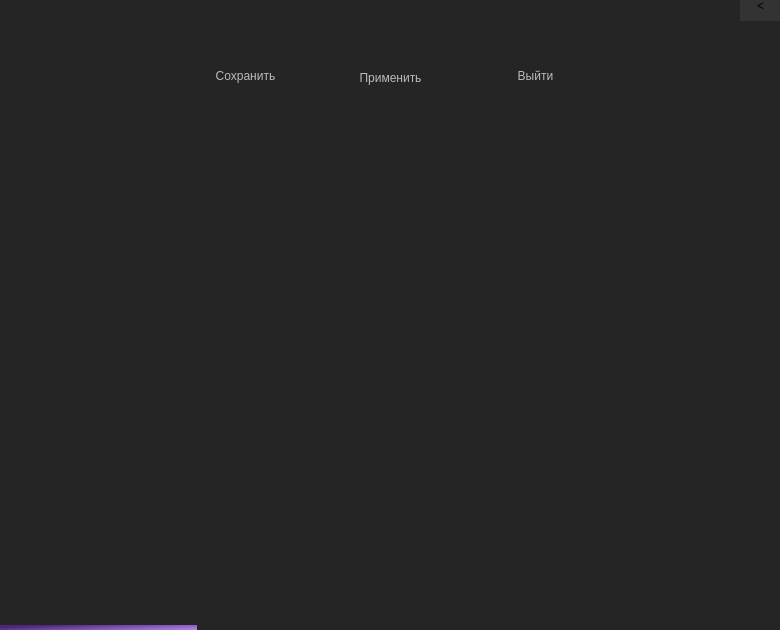
<?xml version="1.0" encoding="UTF-8"?>
<ui version="4.0">
 <class>questions</class>
 <widget class="QDialog" name="questions">
  <property name="geometry">
   <rect>
    <x>0</x>
    <y>0</y>
    <width>780</width>
    <height>630</height>
   </rect>
  </property>
  <property name="sizePolicy">
   <sizepolicy hsizetype="Expanding" vsizetype="Preferred">
    <horstretch>0</horstretch>
    <verstretch>0</verstretch>
   </sizepolicy>
  </property>
  <property name="minimumSize">
   <size>
    <width>780</width>
    <height>630</height>
   </size>
  </property>
  <property name="maximumSize">
   <size>
    <width>780</width>
    <height>630</height>
   </size>
  </property>
  <property name="palette">
   <palette>
    <active>
     <colorrole role="WindowText">
      <brush brushstyle="SolidPattern">
       <color alpha="255">
        <red>183</red>
        <green>185</green>
        <blue>197</blue>
       </color>
      </brush>
     </colorrole>
     <colorrole role="Button">
      <brush brushstyle="SolidPattern">
       <color alpha="255">
        <red>222</red>
        <green>222</green>
        <blue>226</blue>
       </color>
      </brush>
     </colorrole>
     <colorrole role="Text">
      <brush brushstyle="SolidPattern">
       <color alpha="255">
        <red>225</red>
        <green>225</green>
        <blue>229</blue>
       </color>
      </brush>
     </colorrole>
     <colorrole role="BrightText">
      <brush brushstyle="SolidPattern">
       <color alpha="255">
        <red>183</red>
        <green>185</green>
        <blue>197</blue>
       </color>
      </brush>
     </colorrole>
     <colorrole role="ButtonText">
      <brush brushstyle="SolidPattern">
       <color alpha="255">
        <red>183</red>
        <green>185</green>
        <blue>197</blue>
       </color>
      </brush>
     </colorrole>
     <colorrole role="Base">
      <brush brushstyle="SolidPattern">
       <color alpha="255">
        <red>255</red>
        <green>255</green>
        <blue>255</blue>
       </color>
      </brush>
     </colorrole>
     <colorrole role="Window">
      <brush brushstyle="SolidPattern">
       <color alpha="255">
        <red>37</red>
        <green>37</green>
        <blue>38</blue>
       </color>
      </brush>
     </colorrole>
     <colorrole role="Link">
      <brush brushstyle="SolidPattern">
       <color alpha="255">
        <red>255</red>
        <green>255</green>
        <blue>255</blue>
       </color>
      </brush>
     </colorrole>
     <colorrole role="ToolTipText">
      <brush brushstyle="SolidPattern">
       <color alpha="255">
        <red>221</red>
        <green>221</green>
        <blue>225</blue>
       </color>
      </brush>
     </colorrole>
     <colorrole role="PlaceholderText">
      <brush brushstyle="SolidPattern">
       <color alpha="128">
        <red>225</red>
        <green>225</green>
        <blue>229</blue>
       </color>
      </brush>
     </colorrole>
    </active>
    <inactive>
     <colorrole role="WindowText">
      <brush brushstyle="SolidPattern">
       <color alpha="255">
        <red>183</red>
        <green>185</green>
        <blue>197</blue>
       </color>
      </brush>
     </colorrole>
     <colorrole role="Button">
      <brush brushstyle="SolidPattern">
       <color alpha="255">
        <red>222</red>
        <green>222</green>
        <blue>226</blue>
       </color>
      </brush>
     </colorrole>
     <colorrole role="Text">
      <brush brushstyle="SolidPattern">
       <color alpha="255">
        <red>225</red>
        <green>225</green>
        <blue>229</blue>
       </color>
      </brush>
     </colorrole>
     <colorrole role="BrightText">
      <brush brushstyle="SolidPattern">
       <color alpha="255">
        <red>183</red>
        <green>185</green>
        <blue>197</blue>
       </color>
      </brush>
     </colorrole>
     <colorrole role="ButtonText">
      <brush brushstyle="SolidPattern">
       <color alpha="255">
        <red>183</red>
        <green>185</green>
        <blue>197</blue>
       </color>
      </brush>
     </colorrole>
     <colorrole role="Base">
      <brush brushstyle="SolidPattern">
       <color alpha="255">
        <red>255</red>
        <green>255</green>
        <blue>255</blue>
       </color>
      </brush>
     </colorrole>
     <colorrole role="Window">
      <brush brushstyle="SolidPattern">
       <color alpha="255">
        <red>37</red>
        <green>37</green>
        <blue>38</blue>
       </color>
      </brush>
     </colorrole>
     <colorrole role="Link">
      <brush brushstyle="SolidPattern">
       <color alpha="255">
        <red>255</red>
        <green>255</green>
        <blue>255</blue>
       </color>
      </brush>
     </colorrole>
     <colorrole role="ToolTipText">
      <brush brushstyle="SolidPattern">
       <color alpha="255">
        <red>221</red>
        <green>221</green>
        <blue>225</blue>
       </color>
      </brush>
     </colorrole>
     <colorrole role="PlaceholderText">
      <brush brushstyle="SolidPattern">
       <color alpha="128">
        <red>225</red>
        <green>225</green>
        <blue>229</blue>
       </color>
      </brush>
     </colorrole>
    </inactive>
    <disabled>
     <colorrole role="WindowText">
      <brush brushstyle="SolidPattern">
       <color alpha="255">
        <red>120</red>
        <green>120</green>
        <blue>120</blue>
       </color>
      </brush>
     </colorrole>
     <colorrole role="Button">
      <brush brushstyle="SolidPattern">
       <color alpha="255">
        <red>222</red>
        <green>222</green>
        <blue>226</blue>
       </color>
      </brush>
     </colorrole>
     <colorrole role="Text">
      <brush brushstyle="SolidPattern">
       <color alpha="255">
        <red>120</red>
        <green>120</green>
        <blue>120</blue>
       </color>
      </brush>
     </colorrole>
     <colorrole role="BrightText">
      <brush brushstyle="SolidPattern">
       <color alpha="255">
        <red>183</red>
        <green>185</green>
        <blue>197</blue>
       </color>
      </brush>
     </colorrole>
     <colorrole role="ButtonText">
      <brush brushstyle="SolidPattern">
       <color alpha="255">
        <red>120</red>
        <green>120</green>
        <blue>120</blue>
       </color>
      </brush>
     </colorrole>
     <colorrole role="Base">
      <brush brushstyle="SolidPattern">
       <color alpha="255">
        <red>37</red>
        <green>37</green>
        <blue>38</blue>
       </color>
      </brush>
     </colorrole>
     <colorrole role="Window">
      <brush brushstyle="SolidPattern">
       <color alpha="255">
        <red>37</red>
        <green>37</green>
        <blue>38</blue>
       </color>
      </brush>
     </colorrole>
     <colorrole role="Link">
      <brush brushstyle="SolidPattern">
       <color alpha="255">
        <red>255</red>
        <green>255</green>
        <blue>255</blue>
       </color>
      </brush>
     </colorrole>
     <colorrole role="ToolTipText">
      <brush brushstyle="SolidPattern">
       <color alpha="255">
        <red>221</red>
        <green>221</green>
        <blue>225</blue>
       </color>
      </brush>
     </colorrole>
     <colorrole role="PlaceholderText">
      <brush brushstyle="SolidPattern">
       <color alpha="128">
        <red>0</red>
        <green>0</green>
        <blue>0</blue>
       </color>
      </brush>
     </colorrole>
    </disabled>
   </palette>
  </property>
  <property name="windowTitle">
   <string>Dialog</string>
  </property>
  <property name="styleSheet">
   <string notr="true">#questions {
	border-image:url(:/background.png) 
}</string>
  </property>
  <widget class="QPushButton" name="swish">
   <property name="geometry">
    <rect>
     <x>740</x>
     <y>-10</y>
     <width>41</width>
     <height>31</height>
    </rect>
   </property>
   <property name="styleSheet">
    <string notr="true">#swish {
background-color:rgb(51, 51, 52);
border: none;
}
#swish:pressed {
	background-color: #646464;
}</string>
   </property>
   <property name="text">
    <string>&lt;</string>
   </property>
  </widget>
  <widget class="QPushButton" name="logo">
   <property name="geometry">
    <rect>
     <x>0</x>
     <y>0</y>
     <width>31</width>
     <height>31</height>
    </rect>
   </property>
   <property name="styleSheet">
    <string notr="true">#logo {
background-color: none;
border: none;
border-image: url(:/icon.png);
}
</string>
   </property>
   <property name="text">
    <string/>
   </property>
  </widget>
  <widget class="QPushButton" name="execute">
   <property name="geometry">
    <rect>
     <x>780</x>
     <y>-10</y>
     <width>51</width>
     <height>31</height>
    </rect>
   </property>
   <property name="styleSheet">
    <string notr="true">#execute {
background-color:rgb(51, 51, 52);
border: none;

}
#execute:pressed {
	background-color: #646464;
}</string>
   </property>
   <property name="text">
    <string>x</string>
   </property>
  </widget>
  <widget class="QTextBrowser" name="Questions">
   <property name="geometry">
    <rect>
     <x>140</x>
     <y>110</y>
     <width>501</width>
     <height>171</height>
    </rect>
   </property>
   <property name="palette">
    <palette>
     <active>
      <colorrole role="Button">
       <brush brushstyle="SolidPattern">
        <color alpha="255">
         <red>37</red>
         <green>37</green>
         <blue>38</blue>
        </color>
       </brush>
      </colorrole>
      <colorrole role="Text">
       <brush brushstyle="SolidPattern">
        <color alpha="255">
         <red>227</red>
         <green>227</green>
         <blue>227</blue>
        </color>
       </brush>
      </colorrole>
      <colorrole role="Base">
       <brush brushstyle="SolidPattern">
        <color alpha="255">
         <red>37</red>
         <green>37</green>
         <blue>38</blue>
        </color>
       </brush>
      </colorrole>
      <colorrole role="Window">
       <brush brushstyle="SolidPattern">
        <color alpha="255">
         <red>37</red>
         <green>37</green>
         <blue>38</blue>
        </color>
       </brush>
      </colorrole>
      <colorrole role="PlaceholderText">
       <brush brushstyle="SolidPattern">
        <color alpha="128">
         <red>227</red>
         <green>227</green>
         <blue>227</blue>
        </color>
       </brush>
      </colorrole>
     </active>
     <inactive>
      <colorrole role="Button">
       <brush brushstyle="SolidPattern">
        <color alpha="255">
         <red>37</red>
         <green>37</green>
         <blue>38</blue>
        </color>
       </brush>
      </colorrole>
      <colorrole role="Text">
       <brush brushstyle="SolidPattern">
        <color alpha="255">
         <red>227</red>
         <green>227</green>
         <blue>227</blue>
        </color>
       </brush>
      </colorrole>
      <colorrole role="Base">
       <brush brushstyle="SolidPattern">
        <color alpha="255">
         <red>37</red>
         <green>37</green>
         <blue>38</blue>
        </color>
       </brush>
      </colorrole>
      <colorrole role="Window">
       <brush brushstyle="SolidPattern">
        <color alpha="255">
         <red>37</red>
         <green>37</green>
         <blue>38</blue>
        </color>
       </brush>
      </colorrole>
      <colorrole role="PlaceholderText">
       <brush brushstyle="SolidPattern">
        <color alpha="128">
         <red>227</red>
         <green>227</green>
         <blue>227</blue>
        </color>
       </brush>
      </colorrole>
     </inactive>
     <disabled>
      <colorrole role="Button">
       <brush brushstyle="SolidPattern">
        <color alpha="255">
         <red>37</red>
         <green>37</green>
         <blue>38</blue>
        </color>
       </brush>
      </colorrole>
      <colorrole role="Text">
       <brush brushstyle="SolidPattern">
        <color alpha="255">
         <red>120</red>
         <green>120</green>
         <blue>120</blue>
        </color>
       </brush>
      </colorrole>
      <colorrole role="Base">
       <brush brushstyle="SolidPattern">
        <color alpha="255">
         <red>37</red>
         <green>37</green>
         <blue>38</blue>
        </color>
       </brush>
      </colorrole>
      <colorrole role="Window">
       <brush brushstyle="SolidPattern">
        <color alpha="255">
         <red>37</red>
         <green>37</green>
         <blue>38</blue>
        </color>
       </brush>
      </colorrole>
      <colorrole role="PlaceholderText">
       <brush brushstyle="SolidPattern">
        <color alpha="128">
         <red>0</red>
         <green>0</green>
         <blue>0</blue>
        </color>
       </brush>
      </colorrole>
     </disabled>
    </palette>
   </property>
   <property name="styleSheet">
    <string notr="true">#Questions {
background-color:rgb(37, 37, 38);
border: none;
font-size:18px;
}</string>
   </property>
   <property name="html">
    <string>&lt;!DOCTYPE HTML PUBLIC &quot;-//W3C//DTD HTML 4.0//EN&quot; &quot;http://www.w3.org/TR/REC-html40/strict.dtd&quot;&gt;
&lt;html&gt;&lt;head&gt;&lt;meta name=&quot;qrichtext&quot; content=&quot;1&quot; /&gt;&lt;style type=&quot;text/css&quot;&gt;
p, li { white-space: pre-wrap; }
&lt;/style&gt;&lt;/head&gt;&lt;body style=&quot; font-family:'MS Shell Dlg 2'; font-size:18px; font-weight:400; font-style:normal;&quot;&gt;
&lt;p style=&quot;-qt-paragraph-type:empty; margin-top:0px; margin-bottom:0px; margin-left:0px; margin-right:0px; -qt-block-indent:0; text-indent:0px; font-size:8.25pt;&quot;&gt;&lt;br /&gt;&lt;/p&gt;&lt;/body&gt;&lt;/html&gt;</string>
   </property>
  </widget>
  <widget class="QTextBrowser" name="Readin_2">
   <property name="geometry">
    <rect>
     <x>140</x>
     <y>310</y>
     <width>581</width>
     <height>51</height>
    </rect>
   </property>
   <property name="palette">
    <palette>
     <active>
      <colorrole role="WindowText">
       <brush brushstyle="SolidPattern">
        <color alpha="255">
         <red>234</red>
         <green>234</green>
         <blue>234</blue>
        </color>
       </brush>
      </colorrole>
      <colorrole role="Button">
       <brush brushstyle="SolidPattern">
        <color alpha="255">
         <red>37</red>
         <green>37</green>
         <blue>38</blue>
        </color>
       </brush>
      </colorrole>
      <colorrole role="Text">
       <brush brushstyle="SolidPattern">
        <color alpha="255">
         <red>234</red>
         <green>234</green>
         <blue>234</blue>
        </color>
       </brush>
      </colorrole>
      <colorrole role="ButtonText">
       <brush brushstyle="SolidPattern">
        <color alpha="255">
         <red>234</red>
         <green>234</green>
         <blue>234</blue>
        </color>
       </brush>
      </colorrole>
      <colorrole role="Base">
       <brush brushstyle="SolidPattern">
        <color alpha="255">
         <red>37</red>
         <green>37</green>
         <blue>38</blue>
        </color>
       </brush>
      </colorrole>
      <colorrole role="Window">
       <brush brushstyle="SolidPattern">
        <color alpha="255">
         <red>37</red>
         <green>37</green>
         <blue>38</blue>
        </color>
       </brush>
      </colorrole>
      <colorrole role="PlaceholderText">
       <brush brushstyle="NoBrush">
        <color alpha="128">
         <red>234</red>
         <green>234</green>
         <blue>234</blue>
        </color>
       </brush>
      </colorrole>
     </active>
     <inactive>
      <colorrole role="WindowText">
       <brush brushstyle="SolidPattern">
        <color alpha="255">
         <red>234</red>
         <green>234</green>
         <blue>234</blue>
        </color>
       </brush>
      </colorrole>
      <colorrole role="Button">
       <brush brushstyle="SolidPattern">
        <color alpha="255">
         <red>37</red>
         <green>37</green>
         <blue>38</blue>
        </color>
       </brush>
      </colorrole>
      <colorrole role="Text">
       <brush brushstyle="SolidPattern">
        <color alpha="255">
         <red>234</red>
         <green>234</green>
         <blue>234</blue>
        </color>
       </brush>
      </colorrole>
      <colorrole role="ButtonText">
       <brush brushstyle="SolidPattern">
        <color alpha="255">
         <red>234</red>
         <green>234</green>
         <blue>234</blue>
        </color>
       </brush>
      </colorrole>
      <colorrole role="Base">
       <brush brushstyle="SolidPattern">
        <color alpha="255">
         <red>37</red>
         <green>37</green>
         <blue>38</blue>
        </color>
       </brush>
      </colorrole>
      <colorrole role="Window">
       <brush brushstyle="SolidPattern">
        <color alpha="255">
         <red>37</red>
         <green>37</green>
         <blue>38</blue>
        </color>
       </brush>
      </colorrole>
      <colorrole role="PlaceholderText">
       <brush brushstyle="NoBrush">
        <color alpha="128">
         <red>234</red>
         <green>234</green>
         <blue>234</blue>
        </color>
       </brush>
      </colorrole>
     </inactive>
     <disabled>
      <colorrole role="WindowText">
       <brush brushstyle="SolidPattern">
        <color alpha="255">
         <red>234</red>
         <green>234</green>
         <blue>234</blue>
        </color>
       </brush>
      </colorrole>
      <colorrole role="Button">
       <brush brushstyle="SolidPattern">
        <color alpha="255">
         <red>37</red>
         <green>37</green>
         <blue>38</blue>
        </color>
       </brush>
      </colorrole>
      <colorrole role="Text">
       <brush brushstyle="SolidPattern">
        <color alpha="255">
         <red>234</red>
         <green>234</green>
         <blue>234</blue>
        </color>
       </brush>
      </colorrole>
      <colorrole role="ButtonText">
       <brush brushstyle="SolidPattern">
        <color alpha="255">
         <red>234</red>
         <green>234</green>
         <blue>234</blue>
        </color>
       </brush>
      </colorrole>
      <colorrole role="Base">
       <brush brushstyle="SolidPattern">
        <color alpha="255">
         <red>37</red>
         <green>37</green>
         <blue>38</blue>
        </color>
       </brush>
      </colorrole>
      <colorrole role="Window">
       <brush brushstyle="SolidPattern">
        <color alpha="255">
         <red>37</red>
         <green>37</green>
         <blue>38</blue>
        </color>
       </brush>
      </colorrole>
      <colorrole role="PlaceholderText">
       <brush brushstyle="NoBrush">
        <color alpha="128">
         <red>234</red>
         <green>234</green>
         <blue>234</blue>
        </color>
       </brush>
      </colorrole>
     </disabled>
    </palette>
   </property>
   <property name="font">
    <font>
     <family>Cyr</family>
     <pointsize>-1</pointsize>
     <weight>50</weight>
     <italic>false</italic>
     <bold>false</bold>
    </font>
   </property>
   <property name="styleSheet">
    <string notr="true">#Readin_2 {
background-color:rgb(37, 37, 38);
border: none;
font: Terminator Cyr;
color: rgb(234, 234, 234);
font-size:20px;
}</string>
   </property>
   <property name="html">
    <string>&lt;!DOCTYPE HTML PUBLIC &quot;-//W3C//DTD HTML 4.0//EN&quot; &quot;http://www.w3.org/TR/REC-html40/strict.dtd&quot;&gt;
&lt;html&gt;&lt;head&gt;&lt;meta name=&quot;qrichtext&quot; content=&quot;1&quot; /&gt;&lt;style type=&quot;text/css&quot;&gt;
p, li { white-space: pre-wrap; }
&lt;/style&gt;&lt;/head&gt;&lt;body style=&quot; font-family:'Cyr'; font-size:20px; font-weight:400; font-style:normal;&quot;&gt;
&lt;p style=&quot;-qt-paragraph-type:empty; margin-top:0px; margin-bottom:0px; margin-left:0px; margin-right:0px; -qt-block-indent:0; text-indent:0px; font-size:8.25pt;&quot;&gt;&lt;br /&gt;&lt;/p&gt;&lt;/body&gt;&lt;/html&gt;</string>
   </property>
  </widget>
  <widget class="QTextBrowser" name="Readin_3">
   <property name="geometry">
    <rect>
     <x>140</x>
     <y>380</y>
     <width>581</width>
     <height>51</height>
    </rect>
   </property>
   <property name="palette">
    <palette>
     <active>
      <colorrole role="WindowText">
       <brush brushstyle="SolidPattern">
        <color alpha="255">
         <red>234</red>
         <green>234</green>
         <blue>234</blue>
        </color>
       </brush>
      </colorrole>
      <colorrole role="Button">
       <brush brushstyle="SolidPattern">
        <color alpha="255">
         <red>37</red>
         <green>37</green>
         <blue>38</blue>
        </color>
       </brush>
      </colorrole>
      <colorrole role="Text">
       <brush brushstyle="SolidPattern">
        <color alpha="255">
         <red>234</red>
         <green>234</green>
         <blue>234</blue>
        </color>
       </brush>
      </colorrole>
      <colorrole role="ButtonText">
       <brush brushstyle="SolidPattern">
        <color alpha="255">
         <red>234</red>
         <green>234</green>
         <blue>234</blue>
        </color>
       </brush>
      </colorrole>
      <colorrole role="Base">
       <brush brushstyle="SolidPattern">
        <color alpha="255">
         <red>37</red>
         <green>37</green>
         <blue>38</blue>
        </color>
       </brush>
      </colorrole>
      <colorrole role="Window">
       <brush brushstyle="SolidPattern">
        <color alpha="255">
         <red>37</red>
         <green>37</green>
         <blue>38</blue>
        </color>
       </brush>
      </colorrole>
      <colorrole role="PlaceholderText">
       <brush brushstyle="NoBrush">
        <color alpha="128">
         <red>234</red>
         <green>234</green>
         <blue>234</blue>
        </color>
       </brush>
      </colorrole>
     </active>
     <inactive>
      <colorrole role="WindowText">
       <brush brushstyle="SolidPattern">
        <color alpha="255">
         <red>234</red>
         <green>234</green>
         <blue>234</blue>
        </color>
       </brush>
      </colorrole>
      <colorrole role="Button">
       <brush brushstyle="SolidPattern">
        <color alpha="255">
         <red>37</red>
         <green>37</green>
         <blue>38</blue>
        </color>
       </brush>
      </colorrole>
      <colorrole role="Text">
       <brush brushstyle="SolidPattern">
        <color alpha="255">
         <red>234</red>
         <green>234</green>
         <blue>234</blue>
        </color>
       </brush>
      </colorrole>
      <colorrole role="ButtonText">
       <brush brushstyle="SolidPattern">
        <color alpha="255">
         <red>234</red>
         <green>234</green>
         <blue>234</blue>
        </color>
       </brush>
      </colorrole>
      <colorrole role="Base">
       <brush brushstyle="SolidPattern">
        <color alpha="255">
         <red>37</red>
         <green>37</green>
         <blue>38</blue>
        </color>
       </brush>
      </colorrole>
      <colorrole role="Window">
       <brush brushstyle="SolidPattern">
        <color alpha="255">
         <red>37</red>
         <green>37</green>
         <blue>38</blue>
        </color>
       </brush>
      </colorrole>
      <colorrole role="PlaceholderText">
       <brush brushstyle="NoBrush">
        <color alpha="128">
         <red>234</red>
         <green>234</green>
         <blue>234</blue>
        </color>
       </brush>
      </colorrole>
     </inactive>
     <disabled>
      <colorrole role="WindowText">
       <brush brushstyle="SolidPattern">
        <color alpha="255">
         <red>234</red>
         <green>234</green>
         <blue>234</blue>
        </color>
       </brush>
      </colorrole>
      <colorrole role="Button">
       <brush brushstyle="SolidPattern">
        <color alpha="255">
         <red>37</red>
         <green>37</green>
         <blue>38</blue>
        </color>
       </brush>
      </colorrole>
      <colorrole role="Text">
       <brush brushstyle="SolidPattern">
        <color alpha="255">
         <red>234</red>
         <green>234</green>
         <blue>234</blue>
        </color>
       </brush>
      </colorrole>
      <colorrole role="ButtonText">
       <brush brushstyle="SolidPattern">
        <color alpha="255">
         <red>234</red>
         <green>234</green>
         <blue>234</blue>
        </color>
       </brush>
      </colorrole>
      <colorrole role="Base">
       <brush brushstyle="SolidPattern">
        <color alpha="255">
         <red>37</red>
         <green>37</green>
         <blue>38</blue>
        </color>
       </brush>
      </colorrole>
      <colorrole role="Window">
       <brush brushstyle="SolidPattern">
        <color alpha="255">
         <red>37</red>
         <green>37</green>
         <blue>38</blue>
        </color>
       </brush>
      </colorrole>
      <colorrole role="PlaceholderText">
       <brush brushstyle="NoBrush">
        <color alpha="128">
         <red>234</red>
         <green>234</green>
         <blue>234</blue>
        </color>
       </brush>
      </colorrole>
     </disabled>
    </palette>
   </property>
   <property name="font">
    <font>
     <family>Cyr</family>
     <pointsize>-1</pointsize>
     <weight>50</weight>
     <italic>false</italic>
     <bold>false</bold>
    </font>
   </property>
   <property name="styleSheet">
    <string notr="true">#Readin_3 {
background-color:rgb(37, 37, 38);
border: none;
font: Terminator Cyr;
color: rgb(234, 234, 234);
font-size:20px;
}</string>
   </property>
   <property name="html">
    <string>&lt;!DOCTYPE HTML PUBLIC &quot;-//W3C//DTD HTML 4.0//EN&quot; &quot;http://www.w3.org/TR/REC-html40/strict.dtd&quot;&gt;
&lt;html&gt;&lt;head&gt;&lt;meta name=&quot;qrichtext&quot; content=&quot;1&quot; /&gt;&lt;style type=&quot;text/css&quot;&gt;
p, li { white-space: pre-wrap; }
&lt;/style&gt;&lt;/head&gt;&lt;body style=&quot; font-family:'Cyr'; font-size:20px; font-weight:400; font-style:normal;&quot;&gt;
&lt;p style=&quot;-qt-paragraph-type:empty; margin-top:0px; margin-bottom:0px; margin-left:0px; margin-right:0px; -qt-block-indent:0; text-indent:0px; font-size:8.25pt;&quot;&gt;&lt;br /&gt;&lt;/p&gt;&lt;/body&gt;&lt;/html&gt;</string>
   </property>
  </widget>
  <widget class="QTextBrowser" name="Readin_4">
   <property name="geometry">
    <rect>
     <x>140</x>
     <y>450</y>
     <width>581</width>
     <height>51</height>
    </rect>
   </property>
   <property name="palette">
    <palette>
     <active>
      <colorrole role="WindowText">
       <brush brushstyle="SolidPattern">
        <color alpha="255">
         <red>234</red>
         <green>234</green>
         <blue>234</blue>
        </color>
       </brush>
      </colorrole>
      <colorrole role="Button">
       <brush brushstyle="SolidPattern">
        <color alpha="255">
         <red>37</red>
         <green>37</green>
         <blue>38</blue>
        </color>
       </brush>
      </colorrole>
      <colorrole role="Text">
       <brush brushstyle="SolidPattern">
        <color alpha="255">
         <red>234</red>
         <green>234</green>
         <blue>234</blue>
        </color>
       </brush>
      </colorrole>
      <colorrole role="ButtonText">
       <brush brushstyle="SolidPattern">
        <color alpha="255">
         <red>234</red>
         <green>234</green>
         <blue>234</blue>
        </color>
       </brush>
      </colorrole>
      <colorrole role="Base">
       <brush brushstyle="SolidPattern">
        <color alpha="255">
         <red>37</red>
         <green>37</green>
         <blue>38</blue>
        </color>
       </brush>
      </colorrole>
      <colorrole role="Window">
       <brush brushstyle="SolidPattern">
        <color alpha="255">
         <red>37</red>
         <green>37</green>
         <blue>38</blue>
        </color>
       </brush>
      </colorrole>
      <colorrole role="PlaceholderText">
       <brush brushstyle="NoBrush">
        <color alpha="128">
         <red>234</red>
         <green>234</green>
         <blue>234</blue>
        </color>
       </brush>
      </colorrole>
     </active>
     <inactive>
      <colorrole role="WindowText">
       <brush brushstyle="SolidPattern">
        <color alpha="255">
         <red>234</red>
         <green>234</green>
         <blue>234</blue>
        </color>
       </brush>
      </colorrole>
      <colorrole role="Button">
       <brush brushstyle="SolidPattern">
        <color alpha="255">
         <red>37</red>
         <green>37</green>
         <blue>38</blue>
        </color>
       </brush>
      </colorrole>
      <colorrole role="Text">
       <brush brushstyle="SolidPattern">
        <color alpha="255">
         <red>234</red>
         <green>234</green>
         <blue>234</blue>
        </color>
       </brush>
      </colorrole>
      <colorrole role="ButtonText">
       <brush brushstyle="SolidPattern">
        <color alpha="255">
         <red>234</red>
         <green>234</green>
         <blue>234</blue>
        </color>
       </brush>
      </colorrole>
      <colorrole role="Base">
       <brush brushstyle="SolidPattern">
        <color alpha="255">
         <red>37</red>
         <green>37</green>
         <blue>38</blue>
        </color>
       </brush>
      </colorrole>
      <colorrole role="Window">
       <brush brushstyle="SolidPattern">
        <color alpha="255">
         <red>37</red>
         <green>37</green>
         <blue>38</blue>
        </color>
       </brush>
      </colorrole>
      <colorrole role="PlaceholderText">
       <brush brushstyle="NoBrush">
        <color alpha="128">
         <red>234</red>
         <green>234</green>
         <blue>234</blue>
        </color>
       </brush>
      </colorrole>
     </inactive>
     <disabled>
      <colorrole role="WindowText">
       <brush brushstyle="SolidPattern">
        <color alpha="255">
         <red>234</red>
         <green>234</green>
         <blue>234</blue>
        </color>
       </brush>
      </colorrole>
      <colorrole role="Button">
       <brush brushstyle="SolidPattern">
        <color alpha="255">
         <red>37</red>
         <green>37</green>
         <blue>38</blue>
        </color>
       </brush>
      </colorrole>
      <colorrole role="Text">
       <brush brushstyle="SolidPattern">
        <color alpha="255">
         <red>234</red>
         <green>234</green>
         <blue>234</blue>
        </color>
       </brush>
      </colorrole>
      <colorrole role="ButtonText">
       <brush brushstyle="SolidPattern">
        <color alpha="255">
         <red>234</red>
         <green>234</green>
         <blue>234</blue>
        </color>
       </brush>
      </colorrole>
      <colorrole role="Base">
       <brush brushstyle="SolidPattern">
        <color alpha="255">
         <red>37</red>
         <green>37</green>
         <blue>38</blue>
        </color>
       </brush>
      </colorrole>
      <colorrole role="Window">
       <brush brushstyle="SolidPattern">
        <color alpha="255">
         <red>37</red>
         <green>37</green>
         <blue>38</blue>
        </color>
       </brush>
      </colorrole>
      <colorrole role="PlaceholderText">
       <brush brushstyle="NoBrush">
        <color alpha="128">
         <red>234</red>
         <green>234</green>
         <blue>234</blue>
        </color>
       </brush>
      </colorrole>
     </disabled>
    </palette>
   </property>
   <property name="font">
    <font>
     <family>Cyr</family>
     <pointsize>-1</pointsize>
     <weight>50</weight>
     <italic>false</italic>
     <bold>false</bold>
    </font>
   </property>
   <property name="styleSheet">
    <string notr="true">#Readin_4 {
background-color:rgb(37, 37, 38);
border: none;
font: Terminator Cyr;
color: rgb(234, 234, 234);
font-size:20px;
}</string>
   </property>
   <property name="html">
    <string>&lt;!DOCTYPE HTML PUBLIC &quot;-//W3C//DTD HTML 4.0//EN&quot; &quot;http://www.w3.org/TR/REC-html40/strict.dtd&quot;&gt;
&lt;html&gt;&lt;head&gt;&lt;meta name=&quot;qrichtext&quot; content=&quot;1&quot; /&gt;&lt;style type=&quot;text/css&quot;&gt;
p, li { white-space: pre-wrap; }
&lt;/style&gt;&lt;/head&gt;&lt;body style=&quot; font-family:'Cyr'; font-size:20px; font-weight:400; font-style:normal;&quot;&gt;
&lt;p style=&quot;-qt-paragraph-type:empty; margin-top:0px; margin-bottom:0px; margin-left:0px; margin-right:0px; -qt-block-indent:0; text-indent:0px; font-size:8.25pt;&quot;&gt;&lt;br /&gt;&lt;/p&gt;&lt;/body&gt;&lt;/html&gt;</string>
   </property>
  </widget>
  <widget class="QTextBrowser" name="Readin_5">
   <property name="geometry">
    <rect>
     <x>140</x>
     <y>520</y>
     <width>581</width>
     <height>51</height>
    </rect>
   </property>
   <property name="palette">
    <palette>
     <active>
      <colorrole role="WindowText">
       <brush brushstyle="SolidPattern">
        <color alpha="255">
         <red>234</red>
         <green>234</green>
         <blue>234</blue>
        </color>
       </brush>
      </colorrole>
      <colorrole role="Button">
       <brush brushstyle="SolidPattern">
        <color alpha="255">
         <red>37</red>
         <green>37</green>
         <blue>38</blue>
        </color>
       </brush>
      </colorrole>
      <colorrole role="Text">
       <brush brushstyle="SolidPattern">
        <color alpha="255">
         <red>234</red>
         <green>234</green>
         <blue>234</blue>
        </color>
       </brush>
      </colorrole>
      <colorrole role="ButtonText">
       <brush brushstyle="SolidPattern">
        <color alpha="255">
         <red>234</red>
         <green>234</green>
         <blue>234</blue>
        </color>
       </brush>
      </colorrole>
      <colorrole role="Base">
       <brush brushstyle="SolidPattern">
        <color alpha="255">
         <red>37</red>
         <green>37</green>
         <blue>38</blue>
        </color>
       </brush>
      </colorrole>
      <colorrole role="Window">
       <brush brushstyle="SolidPattern">
        <color alpha="255">
         <red>37</red>
         <green>37</green>
         <blue>38</blue>
        </color>
       </brush>
      </colorrole>
      <colorrole role="PlaceholderText">
       <brush brushstyle="NoBrush">
        <color alpha="128">
         <red>234</red>
         <green>234</green>
         <blue>234</blue>
        </color>
       </brush>
      </colorrole>
     </active>
     <inactive>
      <colorrole role="WindowText">
       <brush brushstyle="SolidPattern">
        <color alpha="255">
         <red>234</red>
         <green>234</green>
         <blue>234</blue>
        </color>
       </brush>
      </colorrole>
      <colorrole role="Button">
       <brush brushstyle="SolidPattern">
        <color alpha="255">
         <red>37</red>
         <green>37</green>
         <blue>38</blue>
        </color>
       </brush>
      </colorrole>
      <colorrole role="Text">
       <brush brushstyle="SolidPattern">
        <color alpha="255">
         <red>234</red>
         <green>234</green>
         <blue>234</blue>
        </color>
       </brush>
      </colorrole>
      <colorrole role="ButtonText">
       <brush brushstyle="SolidPattern">
        <color alpha="255">
         <red>234</red>
         <green>234</green>
         <blue>234</blue>
        </color>
       </brush>
      </colorrole>
      <colorrole role="Base">
       <brush brushstyle="SolidPattern">
        <color alpha="255">
         <red>37</red>
         <green>37</green>
         <blue>38</blue>
        </color>
       </brush>
      </colorrole>
      <colorrole role="Window">
       <brush brushstyle="SolidPattern">
        <color alpha="255">
         <red>37</red>
         <green>37</green>
         <blue>38</blue>
        </color>
       </brush>
      </colorrole>
      <colorrole role="PlaceholderText">
       <brush brushstyle="NoBrush">
        <color alpha="128">
         <red>234</red>
         <green>234</green>
         <blue>234</blue>
        </color>
       </brush>
      </colorrole>
     </inactive>
     <disabled>
      <colorrole role="WindowText">
       <brush brushstyle="SolidPattern">
        <color alpha="255">
         <red>234</red>
         <green>234</green>
         <blue>234</blue>
        </color>
       </brush>
      </colorrole>
      <colorrole role="Button">
       <brush brushstyle="SolidPattern">
        <color alpha="255">
         <red>37</red>
         <green>37</green>
         <blue>38</blue>
        </color>
       </brush>
      </colorrole>
      <colorrole role="Text">
       <brush brushstyle="SolidPattern">
        <color alpha="255">
         <red>234</red>
         <green>234</green>
         <blue>234</blue>
        </color>
       </brush>
      </colorrole>
      <colorrole role="ButtonText">
       <brush brushstyle="SolidPattern">
        <color alpha="255">
         <red>234</red>
         <green>234</green>
         <blue>234</blue>
        </color>
       </brush>
      </colorrole>
      <colorrole role="Base">
       <brush brushstyle="SolidPattern">
        <color alpha="255">
         <red>37</red>
         <green>37</green>
         <blue>38</blue>
        </color>
       </brush>
      </colorrole>
      <colorrole role="Window">
       <brush brushstyle="SolidPattern">
        <color alpha="255">
         <red>37</red>
         <green>37</green>
         <blue>38</blue>
        </color>
       </brush>
      </colorrole>
      <colorrole role="PlaceholderText">
       <brush brushstyle="NoBrush">
        <color alpha="128">
         <red>234</red>
         <green>234</green>
         <blue>234</blue>
        </color>
       </brush>
      </colorrole>
     </disabled>
    </palette>
   </property>
   <property name="font">
    <font>
     <family>Cyr</family>
     <pointsize>-1</pointsize>
     <weight>50</weight>
     <italic>false</italic>
     <bold>false</bold>
    </font>
   </property>
   <property name="styleSheet">
    <string notr="true">#Readin_5 {
background-color:rgb(37, 37, 38);
border: none;
font: Terminator Cyr;
color: rgb(234, 234, 234);
font-size:20px;
}</string>
   </property>
   <property name="html">
    <string>&lt;!DOCTYPE HTML PUBLIC &quot;-//W3C//DTD HTML 4.0//EN&quot; &quot;http://www.w3.org/TR/REC-html40/strict.dtd&quot;&gt;
&lt;html&gt;&lt;head&gt;&lt;meta name=&quot;qrichtext&quot; content=&quot;1&quot; /&gt;&lt;style type=&quot;text/css&quot;&gt;
p, li { white-space: pre-wrap; }
&lt;/style&gt;&lt;/head&gt;&lt;body style=&quot; font-family:'Cyr'; font-size:20px; font-weight:400; font-style:normal;&quot;&gt;
&lt;p style=&quot;-qt-paragraph-type:empty; margin-top:0px; margin-bottom:0px; margin-left:0px; margin-right:0px; -qt-block-indent:0; text-indent:0px; font-size:8.25pt;&quot;&gt;&lt;br /&gt;&lt;/p&gt;&lt;/body&gt;&lt;/html&gt;</string>
   </property>
  </widget>
  <widget class="QPushButton" name="Paper">
   <property name="geometry">
    <rect>
     <x>374</x>
     <y>0</y>
     <width>31</width>
     <height>31</height>
    </rect>
   </property>
   <property name="styleSheet">
    <string notr="true">#Paper {
background-color: none;
border: none;
border-image: url(:/check.png);
}
#Paper:pressed {
	background-color: rgb(51, 51, 52);
	border-image: url(:/small_check.png);
}
#Paper::hover {
	background-color: rgb(55, 50, 62);
}</string>
   </property>
   <property name="text">
    <string/>
   </property>
   <property name="iconSize">
    <size>
     <width>40</width>
     <height>40</height>
    </size>
   </property>
   <property name="checkable">
    <bool>false</bool>
   </property>
   <property name="checked">
    <bool>false</bool>
   </property>
   <property name="flat">
    <bool>false</bool>
   </property>
  </widget>
  <widget class="QPushButton" name="left">
   <property name="geometry">
    <rect>
     <x>60</x>
     <y>180</y>
     <width>61</width>
     <height>41</height>
    </rect>
   </property>
   <property name="styleSheet">
    <string notr="true">#left {
background-color: none;
border: none;
border-image: url(:/left.png);
}
#left:pressed {
	background-color: #646464;
}

#left:hover {
	border-image: url(:/small_left.png);
}</string>
   </property>
   <property name="text">
    <string/>
   </property>
  </widget>
  <widget class="QPushButton" name="right">
   <property name="geometry">
    <rect>
     <x>660</x>
     <y>180</y>
     <width>61</width>
     <height>41</height>
    </rect>
   </property>
   <property name="styleSheet">
    <string notr="true">#right {
background-color: none;
border: none;
border-image: url(:/right.png);
icon-size: 30, 30;
}
#right:pressed {
	background-color: #646464;
}

#right:hover {
	border-image: url(:/small_right.png);
}</string>
   </property>
   <property name="text">
    <string/>
   </property>
  </widget>
  <widget class="QProgressBar" name="quest_progress">
   <property name="geometry">
    <rect>
     <x>0</x>
     <y>625</y>
     <width>821</width>
     <height>5</height>
    </rect>
   </property>
   <property name="styleSheet">
    <string notr="true">#quest_progress {
	background:rgb(37, 37, 38);
	color:none;
	text-align:right;
	border-radius: 5px;

}

#quest_progress::chunk {
background-color: qlineargradient(spread:pad, x1:0, y1:0.5, x2:1, y2:1, stop:0 rgba(75, 38, 117, 255), stop:1 rgba(183, 132, 239, 255));
border-radius: 5px;
}</string>
   </property>
   <property name="value">
    <number>24</number>
   </property>
  </widget>
  <widget class="QPushButton" name="pass">
   <property name="geometry">
    <rect>
     <x>345</x>
     <y>62</y>
     <width>91</width>
     <height>31</height>
    </rect>
   </property>
   <property name="styleSheet">
    <string notr="true">#pass {
	border-image: url(:/grad.png);
	border: none;
	border-radius: 10px;
	color:rgb(187, 187, 191)
}

#pass:hover {
	border-image:url(:/light_grad.png);
	border-radius: 5px;
}</string>
   </property>
   <property name="text">
    <string>Применить</string>
   </property>
  </widget>
  <widget class="QPushButton" name="save">
   <property name="geometry">
    <rect>
     <x>200</x>
     <y>60</y>
     <width>91</width>
     <height>31</height>
    </rect>
   </property>
   <property name="styleSheet">
    <string notr="true">#save {
	border-image: url(:/grad.png);
	border: none;
	border-radius: 10px;
	color:rgb(187, 187, 191)
}

#save:hover {
	border-image:url(:/light_grad.png);
	border-radius: 5px;
}</string>
   </property>
   <property name="text">
    <string>Сохранить</string>
   </property>
  </widget>
  <widget class="QPushButton" name="check1">
   <property name="geometry">
    <rect>
     <x>96</x>
     <y>325</y>
     <width>20</width>
     <height>20</height>
    </rect>
   </property>
   <property name="styleSheet">
    <string notr="true">#check1 {
	border-image: url(:/grad.png);
	border: none;
	border-radius: 10px;
	color:rgb(187, 187, 191)
}

#check1:hover {
	border-image:url(:/light_grad.png);
	border-radius: 10px;
}

#check1:pressed {
	border-image:none;
	background-color: rgb(177, 125, 234);
	border-radius: 10px;
}</string>
   </property>
   <property name="text">
    <string/>
   </property>
  </widget>
  <widget class="QPushButton" name="check2">
   <property name="geometry">
    <rect>
     <x>95</x>
     <y>397</y>
     <width>20</width>
     <height>20</height>
    </rect>
   </property>
   <property name="styleSheet">
    <string notr="true">#check2 {
	border-image: url(:/grad.png);
	border: none;
	border-radius: 10px;
	color:rgb(187, 187, 191)
}

#check2:hover {
	border-image:url(:/light_grad.png);
	border-radius: 10px;
}


#check2:pressed {
	border-image:none;
	background-color: rgb(177, 125, 234);
	border-radius: 10px;
}</string>
   </property>
   <property name="text">
    <string/>
   </property>
  </widget>
  <widget class="QPushButton" name="check3">
   <property name="geometry">
    <rect>
     <x>94</x>
     <y>468</y>
     <width>20</width>
     <height>20</height>
    </rect>
   </property>
   <property name="styleSheet">
    <string notr="true">#check3 {
	border-image: url(:/grad.png);
	border: none;
	border-radius: 10px;
	color:rgb(187, 187, 191)
}

#check3:hover {
	border-image:url(:/light_grad.png);
	border-radius: 10px;
}


#check3:pressed {
	border-image:none;
	background-color: rgb(177, 125, 234);
	border-radius: 10px;
}</string>
   </property>
   <property name="text">
    <string/>
   </property>
  </widget>
  <widget class="QPushButton" name="check4">
   <property name="geometry">
    <rect>
     <x>93</x>
     <y>537</y>
     <width>20</width>
     <height>20</height>
    </rect>
   </property>
   <property name="styleSheet">
    <string notr="true">#check4 {
	border-image: url(:/grad.png);
	border: none;
	border-radius: 10px;
	color:rgb(187, 187, 191)
}

#check4:hover {
	border-image:url(:/light_grad.png);
	border-radius: 10px;
}


#check4:pressed {
	border-image:none;
	background-color: rgb(177, 125, 234);
	border-radius: 10px;
}</string>
   </property>
   <property name="text">
    <string/>
   </property>
  </widget>
  <widget class="QPushButton" name="okay">
   <property name="geometry">
    <rect>
     <x>490</x>
     <y>60</y>
     <width>91</width>
     <height>31</height>
    </rect>
   </property>
   <property name="styleSheet">
    <string notr="true">#okay {
	border-image: url(:/grad.png);
	border: none;
	border-radius: 10px;
	color:rgb(187, 187, 191)
}

#okay:hover {
	border-image:url(:/light_grad.png);
	border-radius: 5px;
}</string>
   </property>
   <property name="text">
    <string>Выйти</string>
   </property>
  </widget>
 </widget>
 <resources/>
 <connections/>
</ui>
